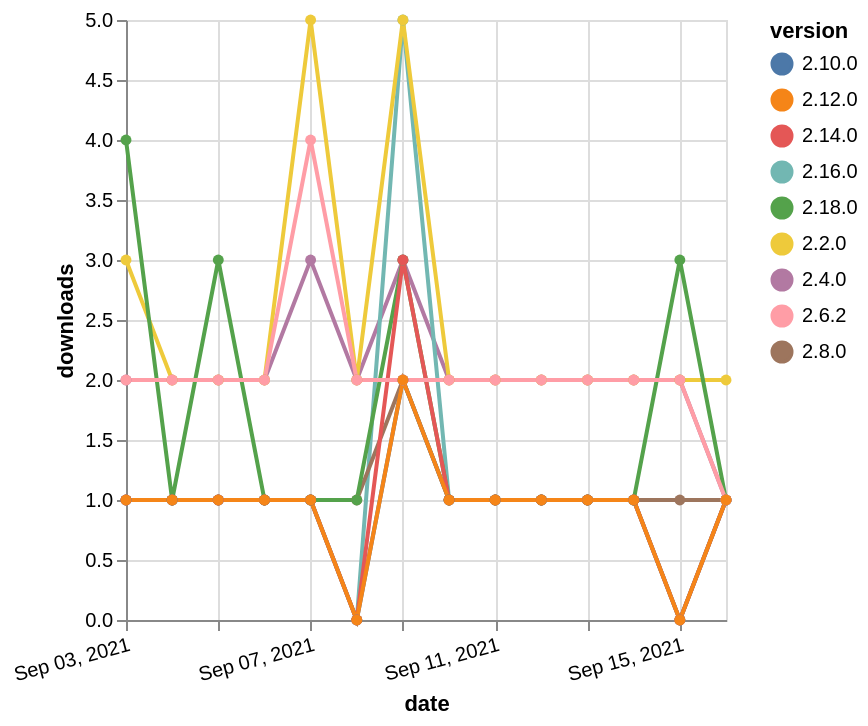

Specify this chart in Vega-Lite:
### Vega-Lite specification from a JSON file in a GitHub repository (floating-point values rounded to 4 significant figures)
{"$schema": "https://vega.github.io/schema/vega-lite/v5.json", "description": "A simple bar chart with embedded data.", "data": {"values": [{"date": "2021-09-03", "total": 2628, "delta": 2, "version": "2.4.0"}, {"date": "2021-09-04", "total": 2630, "delta": 2, "version": "2.4.0"}, {"date": "2021-09-05", "total": 2632, "delta": 2, "version": "2.4.0"}, {"date": "2021-09-06", "total": 2634, "delta": 2, "version": "2.4.0"}, {"date": "2021-09-07", "total": 2637, "delta": 3, "version": "2.4.0"}, {"date": "2021-09-08", "total": 2639, "delta": 2, "version": "2.4.0"}, {"date": "2021-09-09", "total": 2642, "delta": 3, "version": "2.4.0"}, {"date": "2021-09-10", "total": 2644, "delta": 2, "version": "2.4.0"}, {"date": "2021-09-11", "total": 2646, "delta": 2, "version": "2.4.0"}, {"date": "2021-09-12", "total": 2648, "delta": 2, "version": "2.4.0"}, {"date": "2021-09-13", "total": 2650, "delta": 2, "version": "2.4.0"}, {"date": "2021-09-14", "total": 2652, "delta": 2, "version": "2.4.0"}, {"date": "2021-09-15", "total": 2654, "delta": 2, "version": "2.4.0"}, {"date": "2021-09-16", "total": 2655, "delta": 1, "version": "2.4.0"}, {"date": "2021-09-03", "total": 194, "delta": 1, "version": "2.16.0"}, {"date": "2021-09-04", "total": 195, "delta": 1, "version": "2.16.0"}, {"date": "2021-09-05", "total": 196, "delta": 1, "version": "2.16.0"}, {"date": "2021-09-06", "total": 197, "delta": 1, "version": "2.16.0"}, {"date": "2021-09-07", "total": 198, "delta": 1, "version": "2.16.0"}, {"date": "2021-09-08", "total": 198, "delta": 0, "version": "2.16.0"}, {"date": "2021-09-09", "total": 203, "delta": 5, "version": "2.16.0"}, {"date": "2021-09-10", "total": 204, "delta": 1, "version": "2.16.0"}, {"date": "2021-09-11", "total": 205, "delta": 1, "version": "2.16.0"}, {"date": "2021-09-12", "total": 206, "delta": 1, "version": "2.16.0"}, {"date": "2021-09-13", "total": 207, "delta": 1, "version": "2.16.0"}, {"date": "2021-09-14", "total": 208, "delta": 1, "version": "2.16.0"}, {"date": "2021-09-15", "total": 208, "delta": 0, "version": "2.16.0"}, {"date": "2021-09-16", "total": 209, "delta": 1, "version": "2.16.0"}, {"date": "2021-09-03", "total": 255, "delta": 1, "version": "2.8.0"}, {"date": "2021-09-04", "total": 256, "delta": 1, "version": "2.8.0"}, {"date": "2021-09-05", "total": 257, "delta": 1, "version": "2.8.0"}, {"date": "2021-09-06", "total": 258, "delta": 1, "version": "2.8.0"}, {"date": "2021-09-07", "total": 259, "delta": 1, "version": "2.8.0"}, {"date": "2021-09-08", "total": 260, "delta": 1, "version": "2.8.0"}, {"date": "2021-09-09", "total": 262, "delta": 2, "version": "2.8.0"}, {"date": "2021-09-10", "total": 263, "delta": 1, "version": "2.8.0"}, {"date": "2021-09-11", "total": 264, "delta": 1, "version": "2.8.0"}, {"date": "2021-09-12", "total": 265, "delta": 1, "version": "2.8.0"}, {"date": "2021-09-13", "total": 266, "delta": 1, "version": "2.8.0"}, {"date": "2021-09-14", "total": 267, "delta": 1, "version": "2.8.0"}, {"date": "2021-09-15", "total": 268, "delta": 1, "version": "2.8.0"}, {"date": "2021-09-16", "total": 269, "delta": 1, "version": "2.8.0"}, {"date": "2021-09-03", "total": 187, "delta": 1, "version": "2.10.0"}, {"date": "2021-09-04", "total": 188, "delta": 1, "version": "2.10.0"}, {"date": "2021-09-05", "total": 189, "delta": 1, "version": "2.10.0"}, {"date": "2021-09-06", "total": 190, "delta": 1, "version": "2.10.0"}, {"date": "2021-09-07", "total": 191, "delta": 1, "version": "2.10.0"}, {"date": "2021-09-08", "total": 191, "delta": 0, "version": "2.10.0"}, {"date": "2021-09-09", "total": 193, "delta": 2, "version": "2.10.0"}, {"date": "2021-09-10", "total": 194, "delta": 1, "version": "2.10.0"}, {"date": "2021-09-11", "total": 195, "delta": 1, "version": "2.10.0"}, {"date": "2021-09-12", "total": 196, "delta": 1, "version": "2.10.0"}, {"date": "2021-09-13", "total": 197, "delta": 1, "version": "2.10.0"}, {"date": "2021-09-14", "total": 198, "delta": 1, "version": "2.10.0"}, {"date": "2021-09-15", "total": 198, "delta": 0, "version": "2.10.0"}, {"date": "2021-09-16", "total": 199, "delta": 1, "version": "2.10.0"}, {"date": "2021-09-03", "total": 3786, "delta": 3, "version": "2.2.0"}, {"date": "2021-09-04", "total": 3788, "delta": 2, "version": "2.2.0"}, {"date": "2021-09-05", "total": 3790, "delta": 2, "version": "2.2.0"}, {"date": "2021-09-06", "total": 3792, "delta": 2, "version": "2.2.0"}, {"date": "2021-09-07", "total": 3797, "delta": 5, "version": "2.2.0"}, {"date": "2021-09-08", "total": 3799, "delta": 2, "version": "2.2.0"}, {"date": "2021-09-09", "total": 3804, "delta": 5, "version": "2.2.0"}, {"date": "2021-09-10", "total": 3806, "delta": 2, "version": "2.2.0"}, {"date": "2021-09-11", "total": 3808, "delta": 2, "version": "2.2.0"}, {"date": "2021-09-12", "total": 3810, "delta": 2, "version": "2.2.0"}, {"date": "2021-09-13", "total": 3812, "delta": 2, "version": "2.2.0"}, {"date": "2021-09-14", "total": 3814, "delta": 2, "version": "2.2.0"}, {"date": "2021-09-15", "total": 3816, "delta": 2, "version": "2.2.0"}, {"date": "2021-09-16", "total": 3818, "delta": 2, "version": "2.2.0"}, {"date": "2021-09-03", "total": 121, "delta": 4, "version": "2.18.0"}, {"date": "2021-09-04", "total": 122, "delta": 1, "version": "2.18.0"}, {"date": "2021-09-05", "total": 125, "delta": 3, "version": "2.18.0"}, {"date": "2021-09-06", "total": 126, "delta": 1, "version": "2.18.0"}, {"date": "2021-09-07", "total": 127, "delta": 1, "version": "2.18.0"}, {"date": "2021-09-08", "total": 128, "delta": 1, "version": "2.18.0"}, {"date": "2021-09-09", "total": 131, "delta": 3, "version": "2.18.0"}, {"date": "2021-09-10", "total": 132, "delta": 1, "version": "2.18.0"}, {"date": "2021-09-11", "total": 133, "delta": 1, "version": "2.18.0"}, {"date": "2021-09-12", "total": 134, "delta": 1, "version": "2.18.0"}, {"date": "2021-09-13", "total": 135, "delta": 1, "version": "2.18.0"}, {"date": "2021-09-14", "total": 136, "delta": 1, "version": "2.18.0"}, {"date": "2021-09-15", "total": 139, "delta": 3, "version": "2.18.0"}, {"date": "2021-09-16", "total": 140, "delta": 1, "version": "2.18.0"}, {"date": "2021-09-03", "total": 157, "delta": 1, "version": "2.14.0"}, {"date": "2021-09-04", "total": 158, "delta": 1, "version": "2.14.0"}, {"date": "2021-09-05", "total": 159, "delta": 1, "version": "2.14.0"}, {"date": "2021-09-06", "total": 160, "delta": 1, "version": "2.14.0"}, {"date": "2021-09-07", "total": 161, "delta": 1, "version": "2.14.0"}, {"date": "2021-09-08", "total": 161, "delta": 0, "version": "2.14.0"}, {"date": "2021-09-09", "total": 164, "delta": 3, "version": "2.14.0"}, {"date": "2021-09-10", "total": 165, "delta": 1, "version": "2.14.0"}, {"date": "2021-09-11", "total": 166, "delta": 1, "version": "2.14.0"}, {"date": "2021-09-12", "total": 167, "delta": 1, "version": "2.14.0"}, {"date": "2021-09-13", "total": 168, "delta": 1, "version": "2.14.0"}, {"date": "2021-09-14", "total": 169, "delta": 1, "version": "2.14.0"}, {"date": "2021-09-15", "total": 169, "delta": 0, "version": "2.14.0"}, {"date": "2021-09-16", "total": 170, "delta": 1, "version": "2.14.0"}, {"date": "2021-09-03", "total": 2418, "delta": 2, "version": "2.6.2"}, {"date": "2021-09-04", "total": 2420, "delta": 2, "version": "2.6.2"}, {"date": "2021-09-05", "total": 2422, "delta": 2, "version": "2.6.2"}, {"date": "2021-09-06", "total": 2424, "delta": 2, "version": "2.6.2"}, {"date": "2021-09-07", "total": 2428, "delta": 4, "version": "2.6.2"}, {"date": "2021-09-08", "total": 2430, "delta": 2, "version": "2.6.2"}, {"date": "2021-09-09", "total": 2432, "delta": 2, "version": "2.6.2"}, {"date": "2021-09-10", "total": 2434, "delta": 2, "version": "2.6.2"}, {"date": "2021-09-11", "total": 2436, "delta": 2, "version": "2.6.2"}, {"date": "2021-09-12", "total": 2438, "delta": 2, "version": "2.6.2"}, {"date": "2021-09-13", "total": 2440, "delta": 2, "version": "2.6.2"}, {"date": "2021-09-14", "total": 2442, "delta": 2, "version": "2.6.2"}, {"date": "2021-09-15", "total": 2444, "delta": 2, "version": "2.6.2"}, {"date": "2021-09-16", "total": 2445, "delta": 1, "version": "2.6.2"}, {"date": "2021-09-03", "total": 183, "delta": 1, "version": "2.12.0"}, {"date": "2021-09-04", "total": 184, "delta": 1, "version": "2.12.0"}, {"date": "2021-09-05", "total": 185, "delta": 1, "version": "2.12.0"}, {"date": "2021-09-06", "total": 186, "delta": 1, "version": "2.12.0"}, {"date": "2021-09-07", "total": 187, "delta": 1, "version": "2.12.0"}, {"date": "2021-09-08", "total": 187, "delta": 0, "version": "2.12.0"}, {"date": "2021-09-09", "total": 189, "delta": 2, "version": "2.12.0"}, {"date": "2021-09-10", "total": 190, "delta": 1, "version": "2.12.0"}, {"date": "2021-09-11", "total": 191, "delta": 1, "version": "2.12.0"}, {"date": "2021-09-12", "total": 192, "delta": 1, "version": "2.12.0"}, {"date": "2021-09-13", "total": 193, "delta": 1, "version": "2.12.0"}, {"date": "2021-09-14", "total": 194, "delta": 1, "version": "2.12.0"}, {"date": "2021-09-15", "total": 194, "delta": 0, "version": "2.12.0"}, {"date": "2021-09-16", "total": 195, "delta": 1, "version": "2.12.0"}]}, "width": "container", "mark": {"type": "line", "point": {"filled": true}}, "encoding": {"x": {"field": "date", "type": "temporal", "timeUnit": "yearmonthdate", "title": "date", "axis": {"labelAngle": -15}}, "y": {"field": "delta", "type": "quantitative", "title": "downloads"}, "color": {"field": "version", "type": "nominal"}, "tooltip": {"field": "delta"}}}
